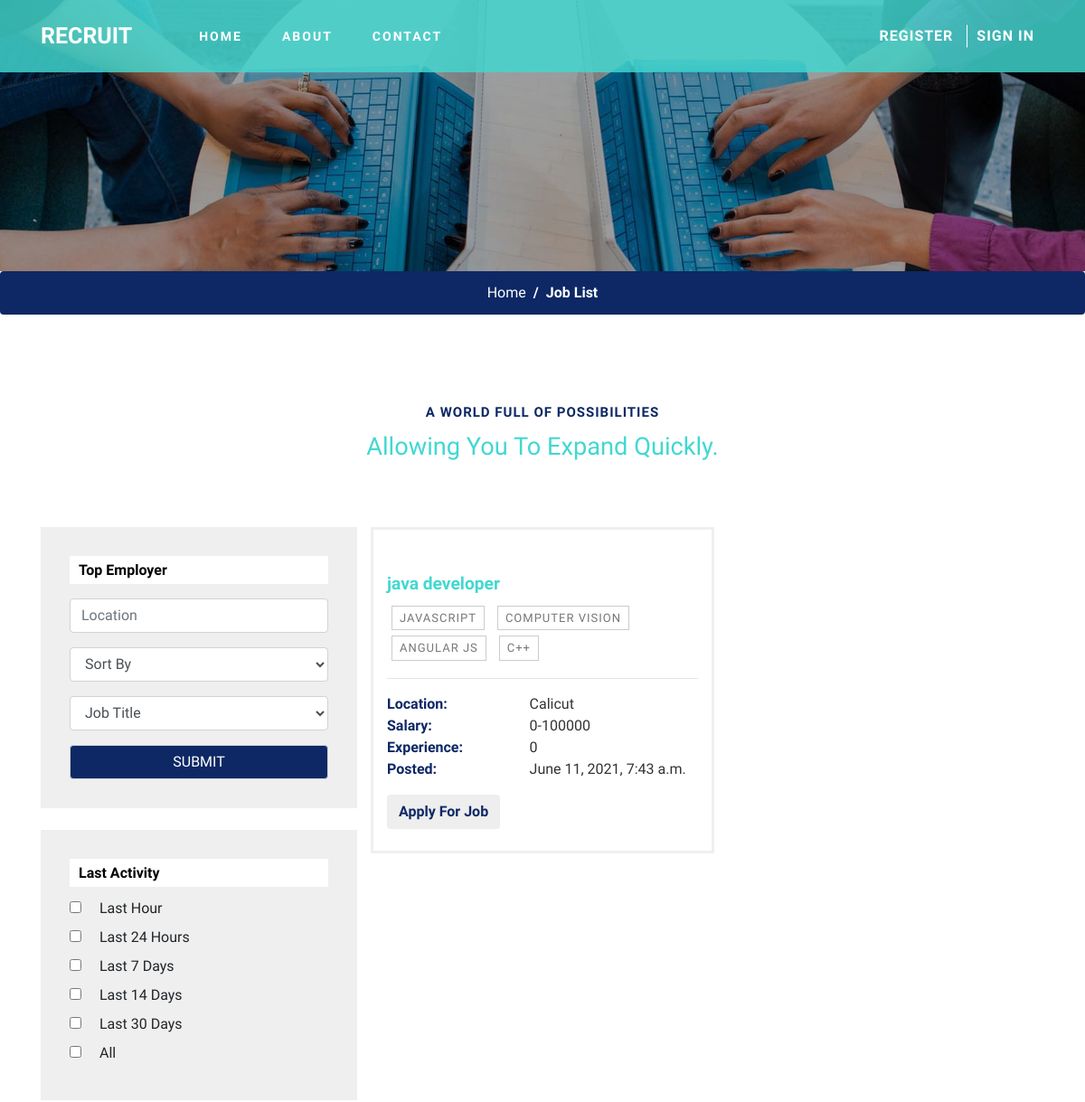
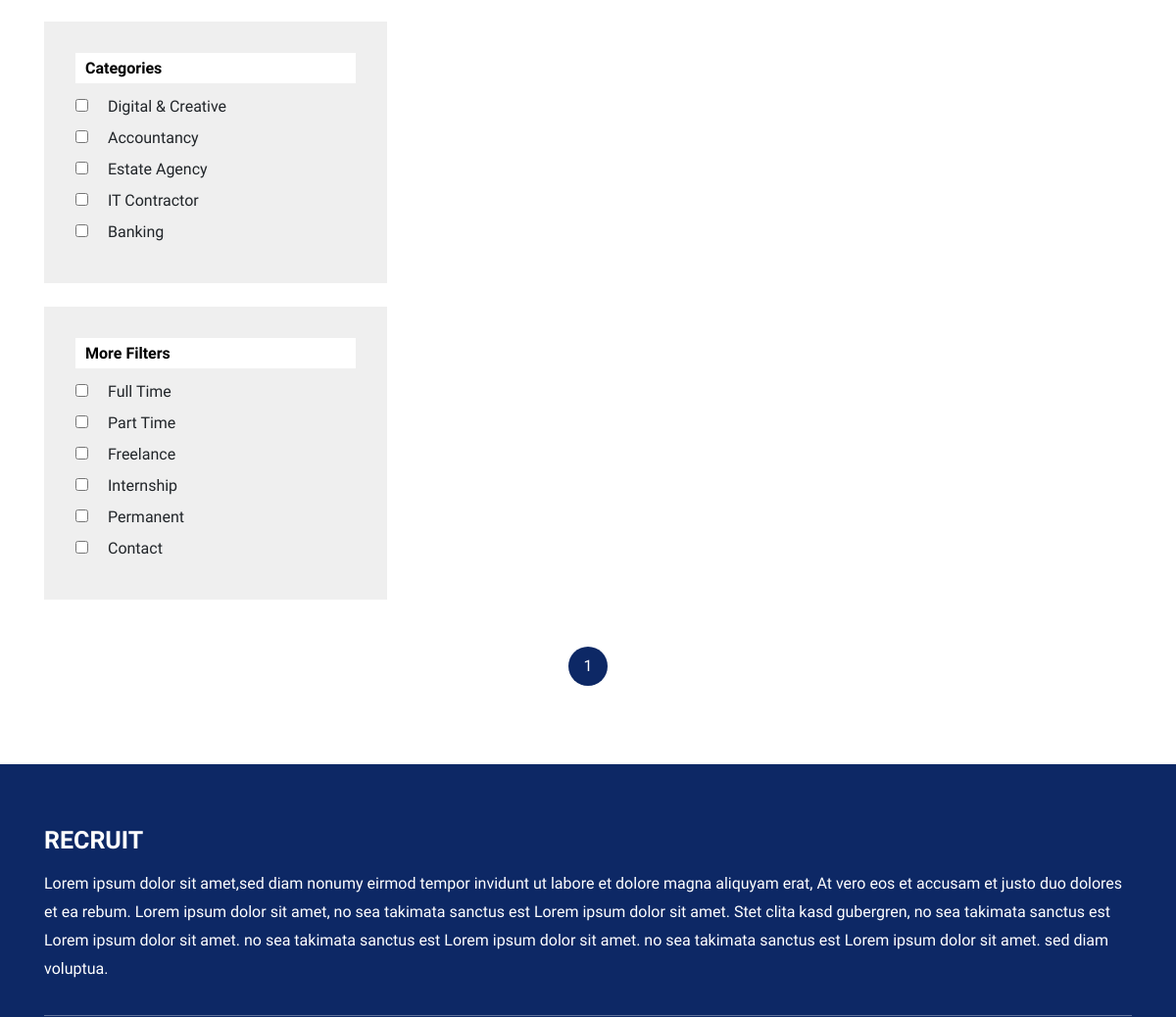
The page /job-list/ (upper part) on the database as committed earlier (2 pictures, top to bottom).
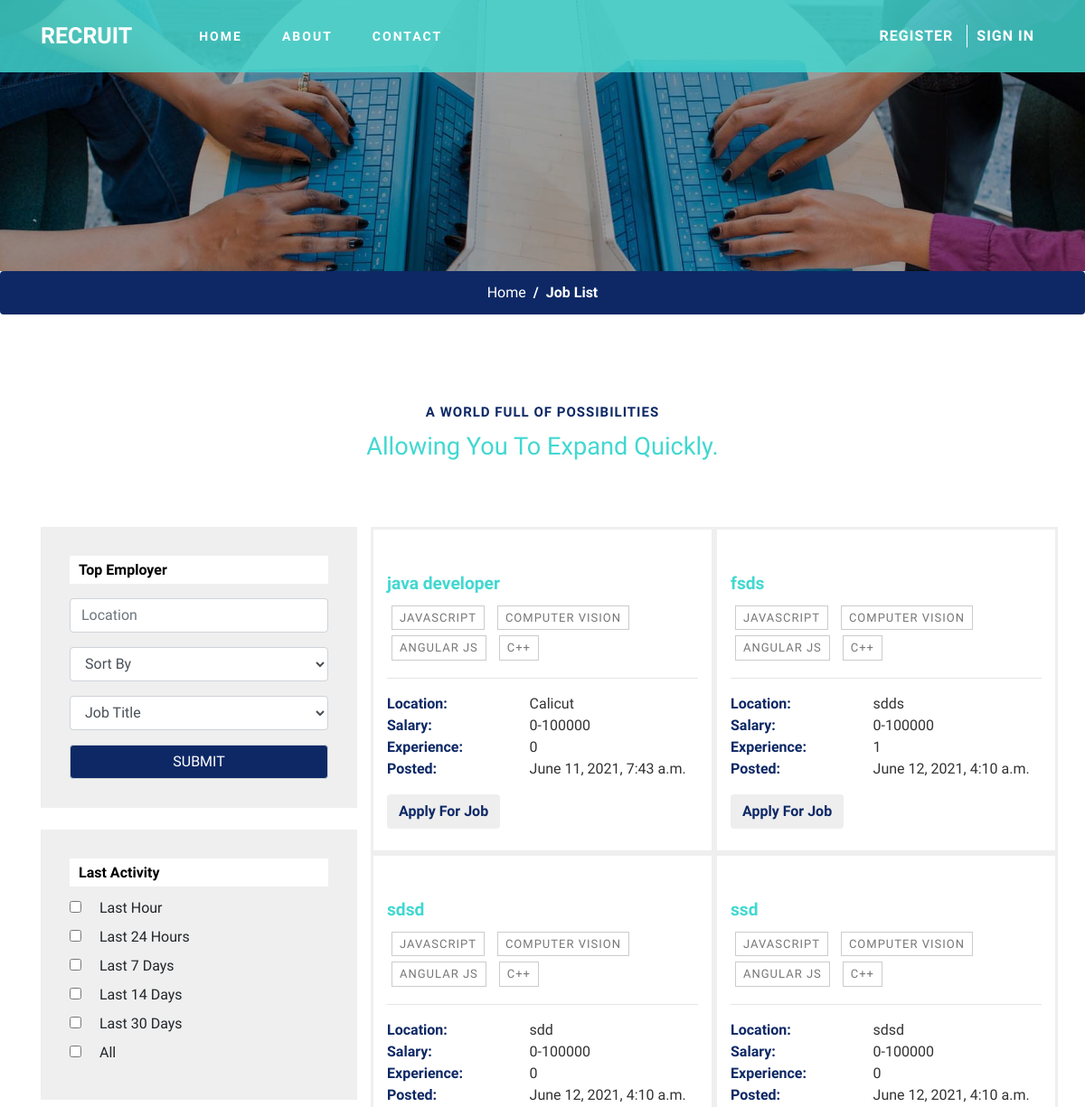
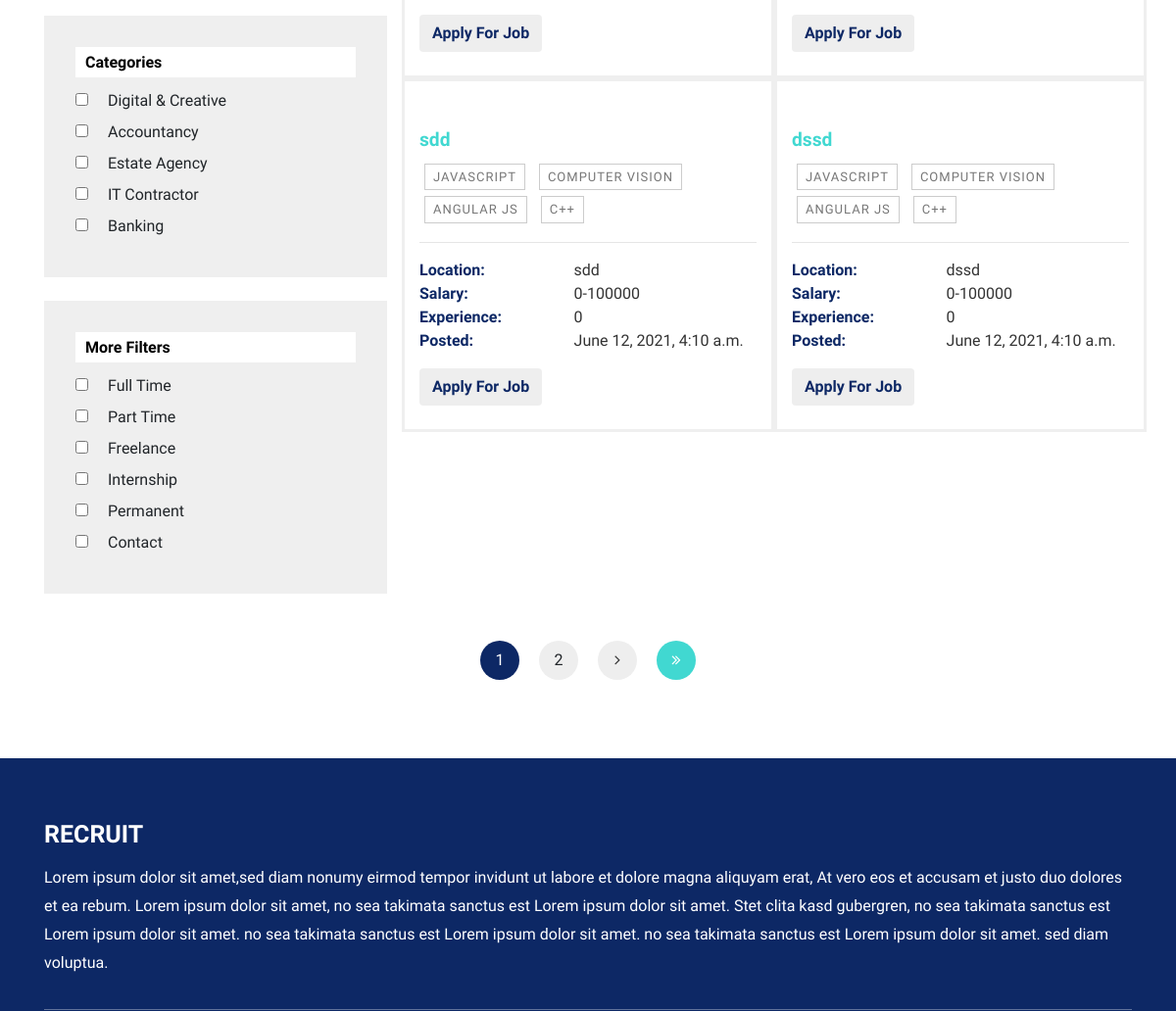
The same page on the database as committed later (2 pictures, top to bottom).
### core/models.py (models this page shows, shortened)
class Job(models.Model):
    user = models.ForeignKey(User, on_delete=models.CASCADE, related_name='post_user')
    image = models.ImageField(upload_to='assets', blank=True, null=True, default="static/images/bi.jpg")
    title = models.CharField(max_length=100)
    desc = models.TextField()
    location = models.CharField(max_length=60)
    slug = models.SlugField(max_length=255)
    posted = models.DateTimeField(auto_now_add=True)
    salary = models.CharField(max_length=100)
    experience = models.IntegerField(blank=True, null=True, default=0)

### core/views.py (the view)
# urls.py: path('job-list/', views.job_list, name="job_list"),
def job_list(request):
    jobs = Job.objects.all()
    paginator = Paginator(jobs, 6)
    page = request.GET.get('page')
    jobs = paginator.get_page(page)
    return render(request, 'job_list.html', {'jobs':jobs})

### templates/job_list.html (shortened to what the changed rows need)
{% load static %}
<!DOCTYPE html>
<html lang="zxx">
<head>
    <link href="{% static 'css/bootstrap.min.css' %}" type="text/css" rel="stylesheet" media="all">
    <link href="{% static 'css/style.css' %}" type="text/css" rel="stylesheet" media="all">
    <link href="{% static 'css/font-awesome.min.css' %}" rel="stylesheet">
</head>
<body>
    <header>
        <div class="container">
            <nav class="navbar navbar-expand-lg navbar-light p-0">
                <h1><a class="navbar-brand" href="{% url 'home' %}">Recruit
                    </a></h1>
            </nav>
        </div>
    </header>
    <section class="employ-sec">
        <div class="container">
            <div class="row pt-lg-5">
                <div class="col-lg-8">
                    <div class="row">
                        {% for job in jobs %}
                        <div class="col-sm-6 e-left" style="border-style: solid; border-color: #efefef;">
                            <div class="e-desc">
                                <h6><a href="job_single.html">{{ job.title }}</a></h6>
                                <ul class="e-tags">
                                    <li>
                                        javascript</li>
                                    <li>computer vision</li>
                                    <li>angular js</li>
                                    <li>c++</li>
                                </ul>
                                <hr>
                                <ul class="desc-list">
                                    <li>
                                        <span>Location:</span>
                                        {{ job.location }}
                                    </li>
                                    <li>
                                        <span>Salary:</span>
                                        {{ job.salary }}
                                    </li>
                                    <li>
                                        <span>Experience:</span>
                                        {{ job.experience }}
                                    </li>
                                    <li>
                                        <span>Posted: </span>
                                        {{ job.posted }}
                                    </li>
                                </ul>
                                <a href="#exampleModal" class="btn wthree-bnr-btn text-capitalize" data-toggle="modal"
                                    aria-pressed="false" data-target="#exampleModal" role="button">Apply
                                    for job</a>
                            </div>
                        </div>
                        {% endfor %}
                    </div>
                </div>
            </div>
            <div class="d-flex justify-content-center">
                <ul class="pagination pt-4">
                {% for num in jobs.paginator.page_range %}
                {% if jobs.number == num %}
                <li style="width: 40px;
                height: 40px;
                background: #0d2865;
                color: white;
                text-align: center;
                margin: 0 10px;
                line-height: 40px;
                display: inline-block;
                border-radius: 50%;">{{ num }}</li>
                {% elif num > jobs.number|add:'-3' and num < jobs.number|add:'3' %}
                <li style="width: 40px;
                height: 40px;
                background: #eee;
                text-align: center;
                margin: 0 10px;
                line-height: 40px;
                display: inline-block;
                border-radius: 50%;">{{ num }}</li>
                {% endif %}
                {% endfor %}
                {% if jobs.has_next %}
                <li><a href="?page={{ jobs.next_page_number }}"><i class="fa fa-angle-right"></i></a></li>
                <li><a href="?page={{ jobs.paginator.num_pages }}"><i class="fa fa-angle-double-right"></i></a></li>
                {% endif %}
                </ul>
            </div>
        </div>
    </section>
    <footer id="footer" class="py-sm-5 py-4 bg-theme">
        <div class="container">
            <div class="footer-top-w3ls">
                <h2><a href="index.html" class="navbar-brand">recruit</a></h2>
            </div>
        </div>
    </footer>
</body>
</html>

Rows that differ between the two databases and show on the page:
added Job: title "fsds", location "sdds", salary "0-100000", experience "1", posted "June 12, 2021, 4:10 a.m."
added Job: title "sdsd", location "sdd", salary "0-100000", experience "0", posted "June 12, 2021, 4:10 a.m."
added Job: title "ssd", location "sdsd", salary "0-100000", experience "0", posted "June 12, 2021, 4:10 a.m."
added Job: title "sdd", location "sdd", salary "0-100000", experience "0", posted "June 12, 2021, 4:10 a.m."
added Job: title "dssd", location "dssd", salary "0-100000", experience "0", posted "June 12, 2021, 4:10 a.m."
Other text that changed with them:
new list line: "2"
